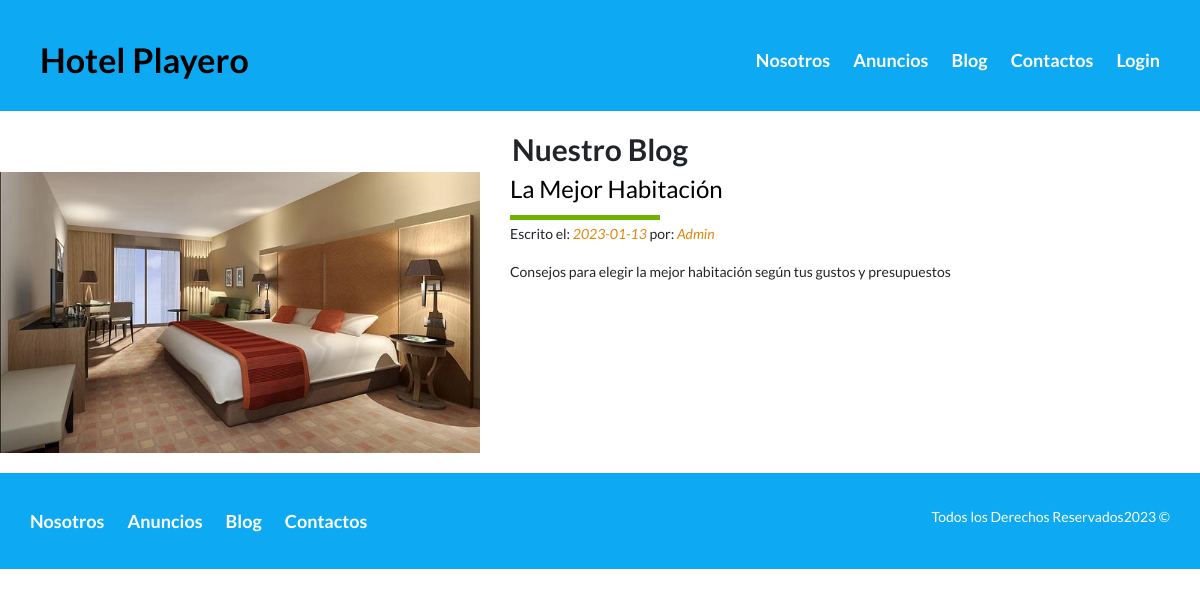
Screenshot of /blog/ with the database file from the repository.
### Hotel/models.py (models this page shows, shortened)
class Blog (models.Model):
    title = models.CharField(max_length=100, verbose_name="Titulo")
    date = models.DateField(verbose_name="Fecha")
    author = models.CharField(max_length=100, verbose_name="Autor")
    image = models.ImageField(verbose_name="Imagen", upload_to="blog")
    description = models.TextField(verbose_name="Descripcion")
    created = models.DateTimeField(auto_now_add=True, verbose_name="Fecha de Creacion")
    updated = models.DateTimeField(auto_now=True, verbose_name="Fecha de Modificacion")
    class Meta:
        verbose_name = 'Blog'
        verbose_name_plural = 'Blog'
        ordering = ["-created"]

### Hotel/views.py (the view)
# urls.py: path('blog/', blog.as_view(), name="blog"),
class blog(TemplateView):
    template_name = 'hotel/Blog.html'
    def get(selt, request):
        blog = Blog.objects.all()
        return render(request, selt.template_name, {'blog': blog})

### Hotel/templates/hotel/Blog.html (shortened to what this page needs)
{% extends 'core/base.html' %}
{% block header %}site-header{% endblock %}
{% block content %}
    <div class="contenedor section contenido-centrar">
        <section class="blog">
            <h3 class="centrar-texto fw-600">Nuestro Blog</h3>
            {% for blog in blog %}
                <article class="entrada-blog">
                    <div class="imagen">
                        <img src="{{blog.image.url}}" alt="Blog">
                    </div>
                    <div class="texto-entrada">
                        <a  href="{% url 'blogentrada' blog.title %}" onclick="getEmpId(this)" data-employee-id="{{forloop.counter}}">
                            <h4>{{blog.title}}</h4>
                        </a>
                        <p>Escrito el: <em>{{blog.date| date:'Y-m-d'}}</em> por: <em>{{blog.author}}</em></p>
                        <p>{{blog.description}}</p>
                    </div>
                </article>
            {% endfor %}
        </section>
    </div>
{% endblock %}

### core/static/core/Css/Estilo.css (style rules this page uses)
html { box-sizing: border-box; font-size: 62.5%; }
*, *:before, *:after { box-sizing: inherit; }
body { font-family: 'Lato', sans-serif; font-size: 1.6rem; line-height: 2; }
img { max-width: 100%; }
.contenedor { max-width: 120rem; margin: auto; }
h3 { font-size: 3rem; }
h4 { font-size: 2.4rem; }
p { font-size: 1.4rem; }
.section { margin-top: 2rem; margin-bottom: 2rem; }
.fw-600 { font-weight: 600; }
.centrar-texto { text-align: center; }
.entrada-blog:last-of-type { margin: 0; }
.entrada-blog .imagen { flex-basis: 40%; }
.entrada-blog .texto-entrada { flex-basis: calc(60% - 3rem); }
.texto-entrada a { color: black; text-decoration: none; }
.texto-entrada h4 { margin: 0; line-height: 1.4; }
.texto-entrada h4::after { content: ''; display: block; width: 15rem; height: 0.5rem; background-color: #71B100; margin-top: 1rem; }
.texto-entrada em { color: #E08709; }
@media (min-width: 970px) { .entrada-blog { display: flex; justify-content: space-between; margin-bottom: 2rem; } }

### rows the page displays
Blog: image (picture), title "La Mejor Habitación", date "2023-01-13", author "Admin", description "Consejos para elegir la mejor habitación según tus gustos y presupuestos"
